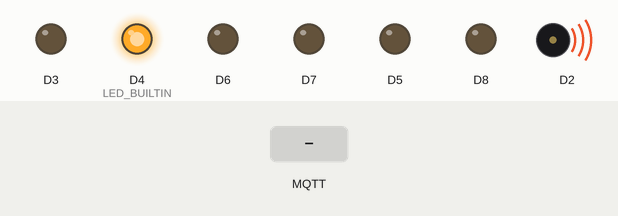
This program was run on a simulated ESP8266 (NodeMCU). Parts: output pins drawn as LEDs (lit = HIGH, except the on-board LED, lit = LOW), buzzer (waves = sounding). The inputs (shaded band) are chosen by the test bench. WiFi joins after 1.5 s; servers stay silent unless stated; no MQTT or app messages arrive unless stated; not simulated (calls return 0 or success): secrets/mqtt.h; names the files do not define were given values by the test bench: MQTT_PORT = 1883; what the program prints to the serial monitor is not drawn.

Above: at 1.76 s.
At 2.7 s:
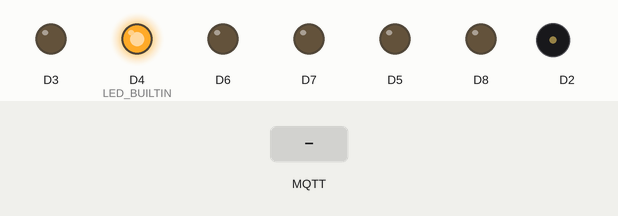
2.8 s: MQTT message "1" arrives on the first subscribed topic
At 4.0 s:
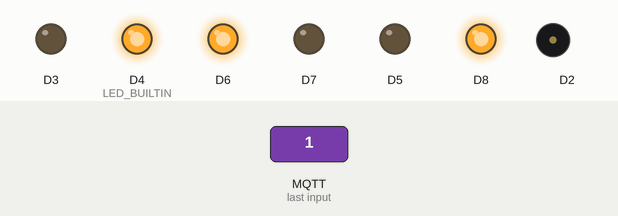
4.3 s: MQTT message "on" arrives on the first subscribed topic
Timing chart, 0 to 7.3 s (numbered marks = the images above; inputs shaded):
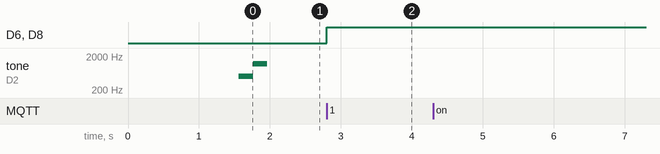

The program:

main.cpp
```cpp
#include <Arduino.h>
#include <PubSubClient.h>
#include <ESP8266WiFi.h>
#include <WiFiClient.h>
#include <secrets/wifi.h>
#include <secrets/mqtt.h>
#include <ArduinoJson.h>
#include "handlers/HornMessageHandler.cpp"
#include "handlers/MovementMessageHandler.cpp"

#define HORNPIN = D2;

WiFiClient espClient;
PubSubClient client(espClient);

MessageHandlers::HornMessageHandler hornHandler = MessageHandlers::HornMessageHandler(D2);
MessageHandlers::MovementMessageHandler movementHandler = MessageHandlers::MovementMessageHandler(D8, D7, D4, D6, D5, D3);

void setup_wifi() {
  delay(10);
  Serial.println();
  Serial.print("Connecting to ");
  Serial.println(WIFI_SSID);

  WiFi.begin(WIFI_SSID, WIFI_PASSWORD);

  while (WiFi.status() != WL_CONNECTED) {
    delay(500);
    Serial.print(".");
  }

  Serial.println("");
  Serial.println("WiFi connected");
  Serial.println("IP address: ");
  Serial.println(WiFi.localIP());
}

void callback(char* topic, byte* message, unsigned int length) {
  StaticJsonDocument<200> doc;
  DeserializationError error = deserializeJson(doc, message);

  if (error) {
    Serial.println("Deserialization failed");
    return;
  }

  // Get the appropriate handlers for this message, and action them.
  hornHandler.handle(doc);
  movementHandler.handle(doc);
}

void setup() {
  Serial.begin(115200);
  pinMode(LED_BUILTIN, OUTPUT);

  setup_wifi();
  client.setServer(MQTT_SERVER, MQTT_PORT);
  client.setCallback(callback);
}

void reconnect() {
  while (!client.connected()) {
    Serial.print("Attempting MQTT connection...");
    if (client.connect("ESP8266Client", MQTT_USER, MQTT_PASSWORD)) {
      Serial.println("connected");
      client.subscribe(MQTT_TOPIC);

      tone(D2, 500, 200);
      delay(200);
      tone(D2, 1200, 200);
    } else {
      Serial.print("failed, rc=");
      Serial.print(client.state());
      Serial.println(" try again in 5 seconds");
      delay(5000);
    }
  }
}

void mqttHandler()
{
  if (!client.connected()) {
    reconnect();
  }
  client.loop();
}

void loop() {
  mqttHandler();
}
```

HornMessageHandler.cpp
```cpp
#include "MessageHandlerBase.cpp"

namespace MessageHandlers
{
    class HornMessageHandler : MessageHandlerBase
    {
    private:
        int pinNumber;

    public:
        HornMessageHandler(int pinNumber) : pinNumber(pinNumber)
        {
        };

        void handle(const StaticJsonDocument<200> doc)
        {
            if(doc["h"])
            {
                tone(D2, 300);
            }
            else
            {
                noTone(D2);
            }
        };
    };
}
```

MessageHandlerBase.cpp
```cpp
#ifndef MESSAGEHANDLERBASE_CPP
#define MESSAGEHANDLERBASE_CPP

#include <ArduinoJson.h>

namespace MessageHandlers
{
    class MessageHandlerBase
    {
    public:
        virtual void handle(const StaticJsonDocument<200> doc) = 0;
    };
}

#endif
```

MovementMessageHandler.cpp
```cpp
#include "MessageHandlerBase.cpp"

namespace MessageHandlers
{
    class MovementMessageHandler : MessageHandlerBase
    {
    private:
        int leftForwardPin;
        int leftReversePin;
        int leftSpeedPin;
        int rightForwardPin;
        int rightReversePin;
        int rightSpeedPin;

        int *leftSpeedPtr = new int(0);
        int *rightSpeedPtr = new int(0);

        void calculateSpeeds(const float radians, const float magnitude, int* leftSpeedPtr, int* rightspeedPtr)
        {
            float x = magnitude * cos(radians);
            float y = magnitude * sin(radians);

            const float MAX_SPEED = 255.0f;
            *leftSpeedPtr = (y * MAX_SPEED - x * MAX_SPEED);
            *rightSpeedPtr = -(y * MAX_SPEED + x * MAX_SPEED);

            Serial.println("Left Speed: " + String(*leftSpeedPtr) + " Right Speed: " + String(*rightspeedPtr));
        }

        void setLeftSpeed(int speed)
        {
            int isForwards = speed >= 0 ? HIGH : LOW;
            digitalWrite(leftForwardPin, isForwards);
            digitalWrite(leftReversePin, !isForwards);
            analogWrite(leftSpeedPin, abs(speed));
        };

        void setRightspeed(int speed)
        {
            int isForwards = speed >= 0 ? HIGH : LOW;
            digitalWrite(rightForwardPin, isForwards);
            digitalWrite(rightReversePin, !isForwards);
            analogWrite(rightSpeedPin, abs(speed));
        }

    public:
        MovementMessageHandler(int leftForwardPin, int leftReversePin, int leftSpeedPin, int rightForwardPin, int rightReversePin, int rightSpeedPin) :
            leftForwardPin(leftForwardPin), leftReversePin(leftReversePin), leftSpeedPin(leftSpeedPin),
            rightForwardPin(rightForwardPin), rightReversePin(rightReversePin), rightSpeedPin(rightSpeedPin) {

            pinMode(leftForwardPin, OUTPUT);
            pinMode(leftReversePin, OUTPUT);
            pinMode(leftSpeedPin, OUTPUT);

            pinMode(rightForwardPin, OUTPUT);
            pinMode(rightReversePin, OUTPUT);
            pinMode(rightSpeedPin, OUTPUT);
        };

        ~MovementMessageHandler() {
            delete leftSpeedPtr;
            leftSpeedPtr = nullptr;
            delete rightSpeedPtr;
            rightSpeedPtr = nullptr;
        }

        void handle(const StaticJsonDocument<200> doc) {
            int leftSpeed = doc["l"];
            int rightSpeed = doc["r"];
            setLeftSpeed(leftSpeed);
            setRightspeed(rightSpeed);
        };
    };
}
```

Measured:
- after the input at 2.8 s, D6, D8: LOW → HIGH at once
- after the input at 4.3 s, every drawn part: stays the same
